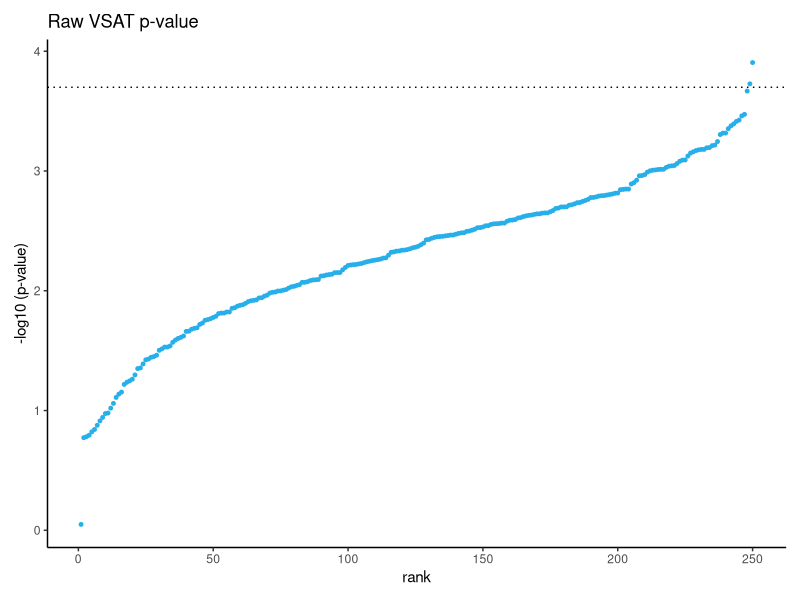
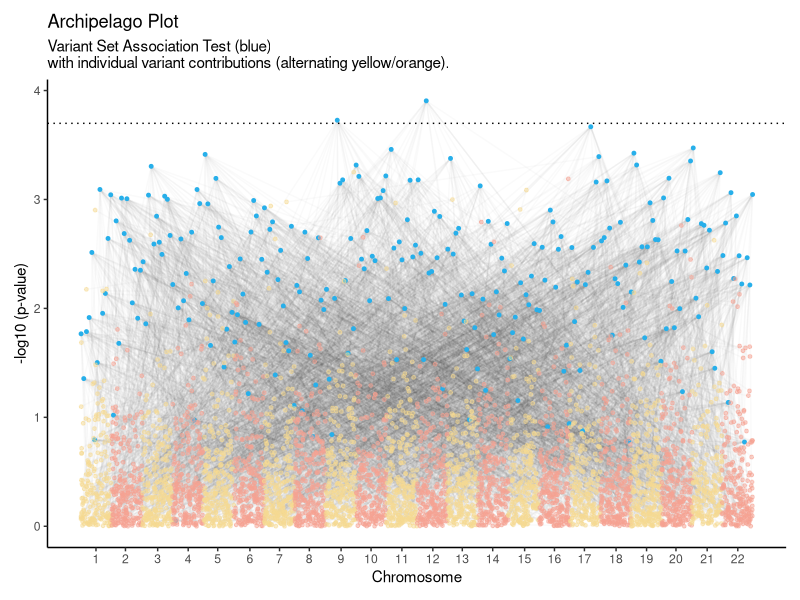
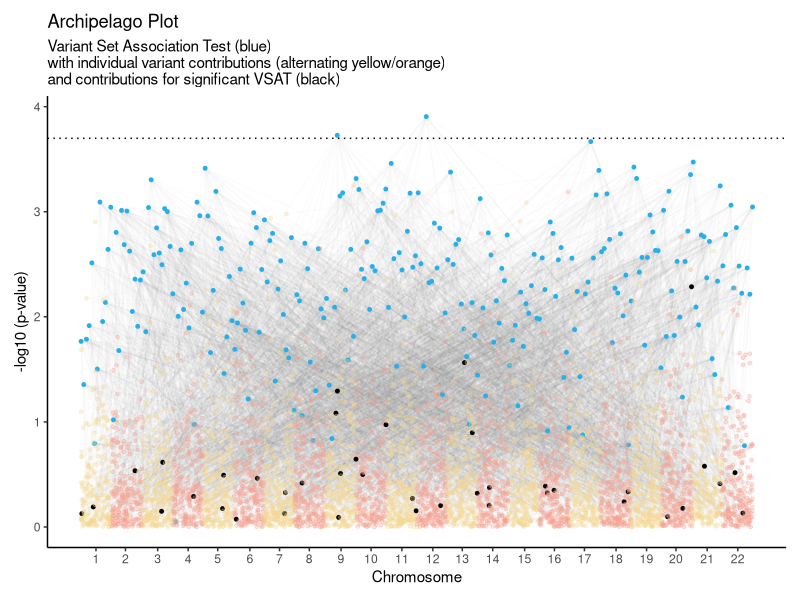
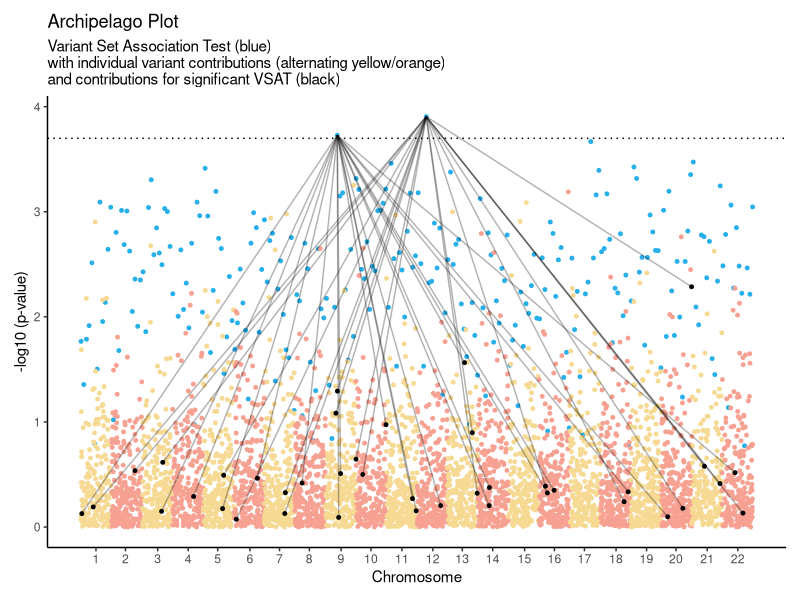
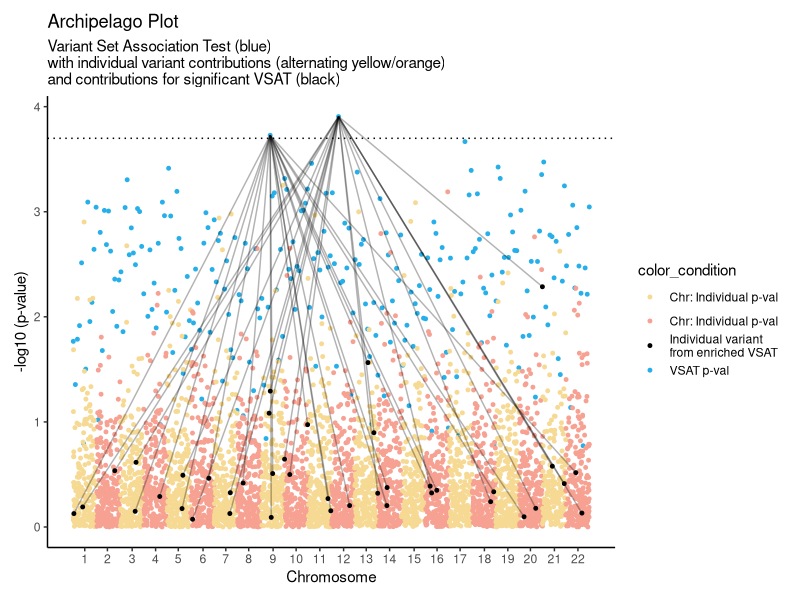
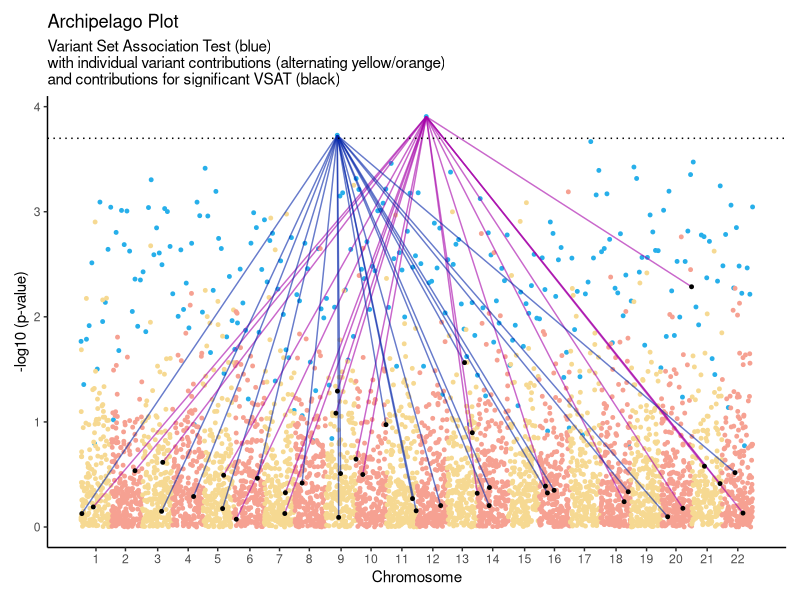
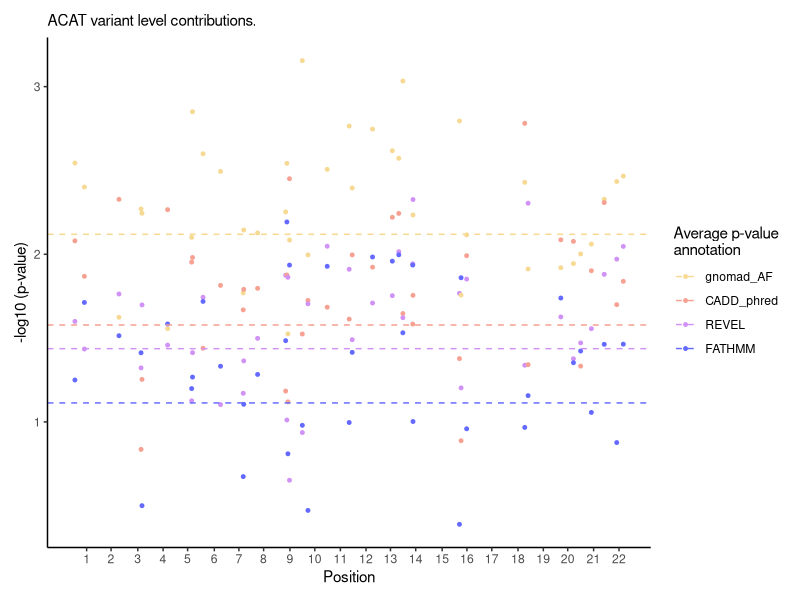
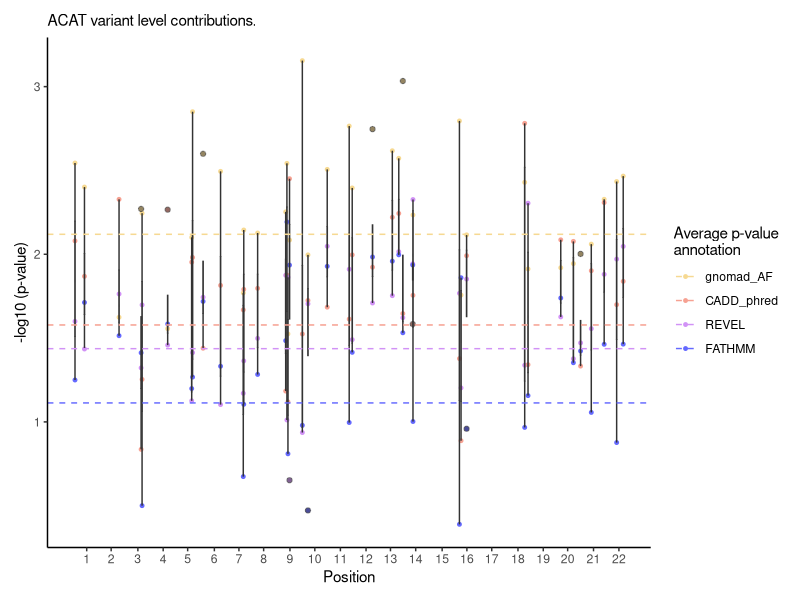

The R source for these figures, in order:
library(ggplot2)
library(dplyr)

# Set data ----
# Set seed for reproducibility
set.seed(123)

mulitpier <- 5000
first <- 1
last <- mulitpier # Number of variants
MCLID_max <- (mulitpier/20)
crit_val <- .05/MCLID_max
pval_max <- 1
pval_min1 <- .05/10
pval_min2 <- .05/100

# Sample df1: random numbers from a log-normal distribution
df1 <- data.frame(
	MCLID = seq(1, MCLID_max, by = 1),
	P = rlnorm(MCLID_max, meanlog = log(pval_min1), sdlog = 1.6)
)

head(df1$P)
df1$P <- -log10(df1$P)
head(df1$P)

# Sample df2: random from range
d <- data.frame(
	MCLID = rep(seq(1, MCLID_max, by = 1), each = 1),
	BP = sample(1:1e6, last, replace = TRUE), 
	P = runif(last, pval_min2, pval_max),
	CHR = sample(1:22, last, replace = TRUE)  # Chromosome numbers 1-22
)

d$SNP <- d$BP # this can be modified for multiallelic sites

d$P <- -log10(d$P)
d <- d[order(d$CHR, d$BP), ]
d$index=NA
ind = 0
for (i in unique(d$CHR)){
	ind = ind + 1
	d[d$CHR==i,]$index = ind
}
d$index = rep.int(seq_along(unique(d$CHR)), times = tapply(d$BP,d$CHR,length))  # replcace the for loop of line 92-96 to improve efficiency

nchr = length(unique(d$CHR))
d$pos=NA

# The following code block replaces my old method - to more closely match qqman - to make it easier to integrate in future.
# if (nchr==1) { ## For a single chromosome
# 	## Uncomment the next two linex to plot single chr results in Mb
# 	#options(scipen=999)
# 	#d$pos=d$BP/1e6
# 	# d$pos=d$BP
# 	# #  ticks=floor(length(d$pos))/2+1          ## unused, from code line: 169
# 	# xlabel = paste('Chromosome',unique(d$CHR),'position')
# 	#  labs = ticks          ## unused, from code line: 169
# } else { ## For multiple chromosomes
	lastbase=0
	ticks=NULL
	for (i in unique(d$index)) {
		if (i==1) {
			d[d$index==i, ]$pos=d[d$index==i, ]$BP
		} else {
			## chromosome position maybe not start at 1, eg. 9999. So gaps may be produced. 
			lastbase = lastbase +max(d[d$index==(i-1),"BP"])   # replace line 128
			d[d$index == i,"BP"] = d[d$index == i,"BP"]-min(d[d$index==i,"BP"]) +1
			d[d$index == i, "pos"] = d[d$index == i,"BP"] + lastbase    # replace line 129
			# lastbase=lastbase+tail(subset(d,index==i-1)$BP, 1)
			# d[d$index==i, ]$pos=d[d$index==i, ]$BP+lastbase
			
		}
		# Old way: assumes SNPs evenly distributed
		# ticks=c(ticks, d[d$index==i, ]$pos[floor(length(d[d$index==i, ]$pos)/2)+1])
		# New way: doesn't make that assumption
		# ticks = c(ticks, (min(d[d$index == i,]$pos) + max(d[d$index == i,]$pos))/2 + 1)  # see line 136, to reduce the burden of for loop 
	}
	ticks <-tapply(d$pos,d$index,quantile,probs=0.5)   # replace line 135
	xlabel = 'Chromosome'
	labs <- unique(d$CHR)
# }

# Merging df1 and df2
merged_df <- bind_rows(df1, d)

# Add a new column to specify variant_set points
merged_df$metric <- ifelse(is.na(merged_df$BP), "variant_set", "variant")

# Calculate the total of locations per MCLID
pos_sum <- aggregate(merged_df$pos, by=list(merged_df$MCLID), FUN=sum, na.rm=TRUE)

# Rank MCLID by the sum of locations
pos_sum$rank <- rank(pos_sum$x) 

# Calculate the average location within each MCLID group from the original dataframe
average_pos <- aggregate(merged_df$pos, by=list(merged_df$MCLID), FUN=mean, na.rm=TRUE)

# Replace NA locations with the average location of their MCLID group
merged_df$pos[is.na(merged_df$pos)] <- average_pos$x[match(merged_df$MCLID[is.na(merged_df$pos)], average_pos$Group.1)]

# Create a new grouping variable
merged_df$grouping <- with(merged_df, ave(pos, MCLID, FUN = function(x) cumsum(!is.na(x))))



# Get a simple ordered distribution of variant_set p value positions for the x-axis
# sort the "variant_set" group by "pos"
variant_set_sorted <- merged_df %>%
	filter(metric == "variant_set") %>%
	arrange(pos)

# create a sequence of evenly spaced numbers across the range of all "pos" values
even_pos <- seq(from = min(merged_df$pos),
					 to = max(merged_df$pos),
					 length.out = nrow(variant_set_sorted))

# assign these evenly spaced numbers to the "pos" column of the "variant_set" group
variant_set_sorted$pos <- even_pos

# replace the "pos" values in the original dataframe with these new evenly spaced numbers
merged_df <- merged_df %>%
	mutate(pos = ifelse(metric == "variant_set",
							  variant_set_sorted$pos[match(MCLID, variant_set_sorted$MCLID)],
							  pos))

# The previous 4 code chunks constructs a natural spread of positions for "variant_set". However, their positions are distributioned slightly atrificially to give a more even distribution in their true odeder. This is ideal for a dense network. If you have [1] a less dense network, [2] don't mind high-density clustiner at the genome center, [3] want to see the less dispersed distribution, just uncomment the next chuck to override the previous distribution version. 

# merged_df$pos <- ifelse(merged_df$metric == "variant_set",
# 								(merged_df$pos - min(merged_df$pos[merged_df$metric == "variant_set"])) /
# 									(max(merged_df$pos[merged_df$metric == "variant_set"]) - min(merged_df$pos[merged_df$metric == "variant_set"])) * max(d$pos),
# 								merged_df$pos)

# Add a new column for color groups
merged_df$color_group <- ifelse(merged_df$metric == "variant_set", "variant_set", 
										  ifelse(merged_df$CHR %% 2 == 0, "Chr_B", "Chr_A"))

# Create a dataframe with the mid-point of each chromosome
chromosome_ticks <- merged_df %>%
	filter(metric == "variant") %>%
	group_by(CHR) %>%
	summarise(mid_point = mean(pos))

# Split the data into variant_set and variant datasets
variant_set_data <- merged_df %>% filter(metric == "variant_set")
variant_data <- merged_df %>% filter(metric == "variant")

# Join the datasets to create a line dataset
line_data <- left_join(variant_data, variant_set_data, by = "MCLID", suffix = c("_variant", "_variant_set"))

# Raw plot ----
# 
raw <- merged_df %>% 
  filter(metric == "variant_set")
raw$rank <- rank(raw$P)

raw %>%
  ggplot() +
  geom_point(aes(x = rank, y = P), color='#27afea', size = 1) +
  ylab("-log10 (p-value)") +
  geom_hline(linetype="dotted", 
             yintercept=-log10(crit_val)) +
  theme_bw() +
  ggtitle("Raw VSAT p-value") + 
  theme(panel.grid.major = element_blank(),
        panel.grid.minor = element_blank(),
        panel.border = element_blank(),
        axis.line = element_line(color = "black"),
        plot.margin = margin(10, 10, 10, 10, "pt")) +
  guides(color = "none") 
ggsave("../images/raw_vsat_plot_250set_v1.pdf", width = 6, height = 4)

# Plot 1 ----
ggplot() +
	geom_segment(data = line_data, 
					 aes(x = pos_variant_set, xend = pos_variant, y = P_variant_set, yend = P_variant), alpha = 0.02) +
	geom_point(data = merged_df, aes(x = pos, y = P, color = color_group), size = 1, alpha = ifelse(merged_df$metric == "variant_set", 1, 0.5)) +
	scale_color_manual(values = c('#f6d992', '#f6a192', '#27afea')) +
	ylab("-log10 (p-value)") +
	xlab("Chromosome") +
	geom_hline(linetype="dotted", 
				  yintercept=-log10(crit_val)) +
	theme_bw() +
	ggtitle("Archipelago Plot") + 
	labs(subtitle = "Variant Set Association Test (blue)\nwith individual variant contributions (alternating yellow/orange).") +
	theme(panel.grid.major = element_blank(),
			panel.grid.minor = element_blank(),
			panel.border = element_blank(),
			axis.line = element_line(color = "black"),
			plot.margin = margin(10, 10, 10, 10, "pt")) +
	guides(color = "none")  + 
	scale_x_continuous(breaks = chromosome_ticks$mid_point, labels = chromosome_ticks$CHR)

ggsave("../images/Archipelago_plot_5kvar_250set_v3.pdf", width = 6, height = 4)

# Plot 2 ----
# Highlight individual variant contributions 
# Create a new variable 'color_condition' that checks the condition
merged_df <- 
	merged_df %>%
	group_by(MCLID) %>%
	mutate(color_condition = 
			 	ifelse(any(P > -log10(crit_val)) & metric == "variant", 
			 			 "condition_met", 
			 			 color_group))

# Change the alpha variable accordingly
merged_df$alpha <- ifelse(merged_df$color_condition == "condition_met", 1, ifelse(merged_df$metric == "variant_set", 1, 0.3))

# Plotting
ggplot() +
	geom_segment(data = line_data, 
					 aes(x = pos_variant_set, xend = pos_variant, y = P_variant_set, yend = P_variant), alpha = 0.01) +
	geom_point(data = merged_df, aes(x = pos, y = P, color = color_condition), size = 1, alpha = merged_df$alpha) +
	scale_color_manual(values = c('#f6d992', '#f6a192', 'black', '#27afea')) +
	ylab("-log10 (p-value)") +
	xlab("Chromosome") +
	geom_hline(linetype="dotted", 
				  yintercept=-log10(crit_val)) +
	theme_bw() +
	ggtitle("Archipelago Plot") + 
	labs(subtitle = "Variant Set Association Test (blue)\nwith individual variant contributions (alternating yellow/orange)\nand contributions for significant VSAT (black)") +
	theme(panel.grid.major = element_blank(),
			panel.grid.minor = element_blank(),
			panel.border = element_blank(),
			axis.line = element_line(color = "black"),
			plot.margin = margin(10, 10, 10, 10, "pt")) +
	guides(color = "none") + 
	scale_x_continuous(breaks = chromosome_ticks$mid_point, labels = chromosome_ticks$CHR)

ggsave("../images/Archipelago_plot_5kvar_250set_v2.pdf", width = 6, height = 4)

# Plot 4 ----
# Clearer condition_met layer
# Separate the points and lines that meet the condition
condition_met_points <- merged_df[merged_df$color_condition == "condition_met", ]
condition_met_lines <- line_data[line_data$MCLID %in% condition_met_points$MCLID, ]

# Plotting
p_arch <- 
	ggplot() +
	geom_point(data = merged_df[merged_df$color_condition != "condition_met", ], 
				  aes(x = pos, y = P, color = color_condition), size = 1) +
	geom_segment(data = condition_met_lines, 
					 aes(x = pos_variant_set, xend = pos_variant, y = P_variant_set, yend = P_variant), alpha = 0.3) +
	geom_point(data = condition_met_points, 
				  aes(x = pos, y = P, color = color_condition), size = 1, alpha = 1) +
	scale_color_manual(values = c('#f6d992', '#f6a192', 'black', '#27afea')) +
	ylab("-log10 (p-value)") +
	xlab("Chromosome") +
	geom_hline(linetype="dotted", 
				  yintercept=-log10(crit_val)) +
	theme_bw() +
	ggtitle("Archipelago Plot") + 
	labs(subtitle = "Variant Set Association Test (blue)\nwith individual variant contributions (alternating yellow/orange)\nand contributions for significant VSAT (black)") +
	theme(panel.grid.major = element_blank(),
			panel.grid.minor = element_blank(),
			panel.border = element_blank(),
			axis.line = element_line(color = "black"),
			plot.margin = margin(10, 10, 10, 10, "pt")) +
	guides(color = "none") +
	scale_x_continuous(breaks = chromosome_ticks$mid_point, labels = chromosome_ticks$CHR)

p_arch
ggsave("../images/Archipelago_plot_5kvar_250set_v1.pdf", width = 6, height = 4)



# Figure legend ----
p_arch_leg <- 
	ggplot() +
	geom_point(data = merged_df[merged_df$color_condition != "condition_met", ], 
				  aes(x = pos, y = P, color = color_condition), size = 1) +
	geom_segment(data = condition_met_lines, 
					 aes(x = pos_variant_set, xend = pos_variant, y = P_variant_set, yend = P_variant), alpha = 0.3) +
	geom_point(data = condition_met_points, 
				  aes(x = pos, y = P, color = color_condition), size = 1, alpha = 1) +
	scale_color_manual(values = c('#f6d992', '#f6a192', 'black', '#27afea'), labels= c("Chr: Individual p-val", "Chr: Individual p-val" ,"Individual variant\nfrom enriched VSAT","VSAT p-val")) +
	ylab("-log10 (p-value)") +
	xlab("Chromosome") +
	geom_hline(linetype="dotted", 
				  yintercept=-log10(crit_val)) +
	theme_bw() +
	ggtitle("Archipelago Plot") + 
	labs(subtitle = "Variant Set Association Test (blue)\nwith individual variant contributions (alternating yellow/orange)\nand contributions for significant VSAT (black)") +
	theme(panel.grid.major = element_blank(),
			panel.grid.minor = element_blank(),
			panel.border = element_blank(),
			axis.line = element_line(color = "black"),
			plot.margin = margin(10, 10, 10, 10, "pt")) +
	# guides(color = "none") + 
	scale_x_continuous(breaks = chromosome_ticks$mid_point, labels = chromosome_ticks$CHR)

p_arch_leg
ggsave("../images/Archipelago_plot_5kvar_250set_legend_v1.pdf", width = 8, height = 4)


# For more complex geom_segments we may need multi-color scale

# Plot 5 ----
ggplot() +
	geom_point(data = merged_df[merged_df$color_condition != "condition_met", ], 
				  aes(x = pos, y = P, color = color_condition), size = 1) +
	geom_segment(data = condition_met_lines, 
					 aes(x = pos_variant_set, xend = pos_variant, y = P_variant_set, yend = P_variant, color = as.factor(MCLID)), alpha = 0.6) +
	geom_point(data = condition_met_points, 
				  aes(x = pos, y = P, color = color_condition), size = 1, alpha = 1) +
	scale_color_manual(values = c('#0224a9', '#a602a9', '#f6d992', '#f6a192', 'black', '#27afea' )) +
	ylab("-log10 (p-value)") +
	xlab("Chromosome") +
	geom_hline(linetype="dotted", 
				  yintercept=-log10(crit_val)) +
	theme_bw() +
	ggtitle("Archipelago Plot") + 
	labs(subtitle = "Variant Set Association Test (blue)\nwith individual variant contributions (alternating yellow/orange)\nand contributions for significant VSAT (black)") +
	theme(panel.grid.major = element_blank(),
			panel.grid.minor = element_blank(),
			panel.border = element_blank(),
			axis.line = element_line(color = "black"),
			plot.margin = margin(10, 10, 10, 10, "pt")) +
	guides(color = "none") + 
	scale_x_continuous(breaks = chromosome_ticks$mid_point, labels = chromosome_ticks$CHR)
ggsave("../images/Archipelago_plot_5kvar_250set_seg_v1.pdf", width = 6, height = 4)


# ACAT plot ----
# Load necessary libraries
library(tidyverse)
set.seed(123)
# We will take our top hits from the previous example
df3 <- merged_df %>% filter(color_condition == "condition_met")
names(df3)

# And now generate some example p-value for each annotation layer
pval_min3 <- .05/10
pval_min4 <- .05/3
pval_min5 <- .05/2
pval_min6 <- .05/1

# Get the number of rows in the data frame
num_rows <- nrow(df3)

# Add the new p-values for each row
df3 <- df3 %>% 
	ungroup() %>%
	mutate(
		gnomad_AF =  rlnorm(num_rows, meanlog = log(pval_min3), sdlog = 1),
		CADD_phred = rlnorm(num_rows, meanlog = log(pval_min4), sdlog = 1),
		REVEL =      rlnorm(num_rows, meanlog = log(pval_min5), sdlog = 1),
		FATHMM =     rlnorm(num_rows, meanlog = log(pval_min6), sdlog = 1)
	)

# Pivot data to long format
df_long <- df3 %>%
	pivot_longer(cols = gnomad_AF:FATHMM,
					 names_to = "method",
					 values_to = "p_value")

# Create color groups based on method
df_long$P_annotation <- as.factor(df_long$method)

# Calculate averages
avg_p_values <- df_long %>%
	group_by(P_annotation) %>%
	summarise(avg_p_value = mean(p_value))

# Set the levels of P_annotation according to the order of avg_p_value
df_long$P_annotation <- factor(df_long$P_annotation, levels = avg_p_values$P_annotation[order(avg_p_values$avg_p_value)])

# Create ACAT plot
p_ACAT <- ggplot(df_long) +
	geom_point(aes(x = pos, y = -log10(p_value), color = P_annotation), size = 1, alpha = 1) +
	scale_color_manual(values =  c('#f6d992', '#f6a192', '#d192f6', '#6469ff'), name = "Average p-value\nannotation") +
	scale_x_continuous(breaks = chromosome_ticks$mid_point, labels = chromosome_ticks$CHR) +
	geom_hline(data = avg_p_values, aes(yintercept = -log10(avg_p_value), color = P_annotation), linetype="dashed", alpha = 1) +
	labs(subtitle = "ACAT variant level contributions.") +
	ylab("-log10 (p-value)") +
	xlab("Position") +
	theme_bw() +
	theme(panel.grid.major = element_blank(),
			panel.grid.minor = element_blank(),
			panel.border = element_blank(),
			axis.line = element_line(color = "black"),
			plot.margin = margin(10, 10, 10, 10, "pt")) 

p_ACAT
ggsave("../images/ACAT_5kvar_1set_40var_4anno_v1.pdf", width = 6, height = 4)


# Add a single-variant box/line
p_ACAT2 <- ggplot(df_long) +
	geom_point(aes(x = pos, y = -log10(p_value), color = P_annotation), size = 1, alpha = 1) +
	geom_boxplot(scale = "area", aes(x = pos, y = -log10(p_value), group = pos), alpha = 0.5) +
	scale_color_manual(values = c('#f6d992', '#f6a192', '#d192f6', '#6469ff'), name = "Average p-value\nannotation") +
	scale_x_continuous(breaks = chromosome_ticks$mid_point, labels = chromosome_ticks$CHR) +
	geom_hline(data = avg_p_values, aes(yintercept = -log10(avg_p_value), color = P_annotation), linetype="dashed", alpha = 1) +
	labs(subtitle = "ACAT variant level contributions.") +
	ylab("-log10 (p-value)") +
	xlab("Position") +
	theme_bw() +
	theme(panel.grid.major = element_blank(),
			panel.grid.minor = element_blank(),
			panel.border = element_blank(),
			axis.line = element_line(color = "black"),
			plot.margin = margin(10, 10, 10, 10, "pt")) 

p_ACAT2
ggsave("../images/ACAT_5kvar_1set_40var_4anno_v2.pdf", width = 6, height = 4)


# Save the arranged plots to a PDF
# ggsave("../images/ACAT_5kvar_1set_40var_4anno_v3.pdf")

# install.packages("patchwork")  # Uncomment if package is not installed yet
library(patchwork)

p_arch / p_ACAT / p_ACAT2 + plot_layout(guides = "collect")
ggsave("../images/stack_v1.pdf", width = 6, height = 9)



# Small version ----


library(ggplot2)
library(dplyr)

# Set data ----
# Set seed for reproducibility
set.seed(123)

mulitpier <- 500
first <- 1
last <- mulitpier # Number of variants
MCLID_max <- (mulitpier/20)
crit_val <- .05/MCLID_max
pval_max <- 1
pval_min1 <- .05/7
pval_min2 <- .05/10

# Sample df1: random numbers from a log-normal distribution
df1 <- data.frame(
	MCLID = seq(1, MCLID_max, by = 1),
	P = rlnorm(MCLID_max, meanlog = log(pval_min1), sdlog = 1)
)

head(df1$P)
df1$P <- -log10(df1$P)
head(df1$P)

# Sample df2: random from range
d <- data.frame(
	MCLID = rep(seq(1, MCLID_max, by = 1), each = 1),
	BP = sample(1:1e6, last, replace = TRUE), 
	P = runif(last, pval_min2, pval_max),
	CHR = sample(1:22, last, replace = TRUE)  # Chromosome numbers 1-22
)


d$SNP <- d$BP # this can be modified for multiallelic sites

d$P <- -log10(d$P)
d <- d[order(d$CHR, d$BP), ]
d$index=NA
ind = 0
for (i in unique(d$CHR)){
	ind = ind + 1
	d[d$CHR==i,]$index = ind
}
d$index = rep.int(seq_along(unique(d$CHR)), times = tapply(d$BP,d$CHR,length))  # replcace the for loop of line 92-96 to improve efficiency

nchr = length(unique(d$CHR))
d$pos=NA

# The following code block replaces my old method - to more closely match qqman - to make it easier to integrate in future.
# if (nchr==1) { ## For a single chromosome
# 	## Uncomment the next two linex to plot single chr results in Mb
# 	#options(scipen=999)
# 	#d$pos=d$BP/1e6
# 	# d$pos=d$BP
# 	# #  ticks=floor(length(d$pos))/2+1          ## unused, from code line: 169
# 	# xlabel = paste('Chromosome',unique(d$CHR),'position')
# 	#  labs = ticks          ## unused, from code line: 169
# } else { ## For multiple chromosomes
lastbase=0
ticks=NULL
for (i in unique(d$index)) {
	if (i==1) {
		d[d$index==i, ]$pos=d[d$index==i, ]$BP
	} else {
		## chromosome position maybe not start at 1, eg. 9999. So gaps may be produced. 
		lastbase = lastbase +max(d[d$index==(i-1),"BP"])   # replace line 128
		d[d$index == i,"BP"] = d[d$index == i,"BP"]-min(d[d$index==i,"BP"]) +1
		d[d$index == i, "pos"] = d[d$index == i,"BP"] + lastbase    # replace line 129
		# lastbase=lastbase+tail(subset(d,index==i-1)$BP, 1)
		# d[d$index==i, ]$pos=d[d$index==i, ]$BP+lastbase
		
	}
	# Old way: assumes SNPs evenly distributed
	# ticks=c(ticks, d[d$index==i, ]$pos[floor(length(d[d$index==i, ]$pos)/2)+1])
	# New way: doesn't make that assumption
	# ticks = c(ticks, (min(d[d$index == i,]$pos) + max(d[d$index == i,]$pos))/2 + 1)  # see line 136, to reduce the burden of for loop 
}
ticks <-tapply(d$pos,d$index,quantile,probs=0.5)   # replace line 135
xlabel = 'Chromosome'
labs <- unique(d$CHR)
# }

# Merging df1 and df2
merged_df <- bind_rows(df1, d)

# Add a new column to specify variant_set points
merged_df$metric <- ifelse(is.na(merged_df$BP), "variant_set", "variant")

# Calculate the total of locations per MCLID
pos_sum <- aggregate(merged_df$pos, by=list(merged_df$MCLID), FUN=sum, na.rm=TRUE)

# Rank MCLID by the sum of locations
pos_sum$rank <- rank(pos_sum$x) 

# Calculate the average location within each MCLID group from the original dataframe
average_pos <- aggregate(merged_df$pos, by=list(merged_df$MCLID), FUN=mean, na.rm=TRUE)

# Replace NA locations with the average location of their MCLID group
merged_df$pos[is.na(merged_df$pos)] <- average_pos$x[match(merged_df$MCLID[is.na(merged_df$pos)], average_pos$Group.1)]

# Create a new grouping variable
merged_df$grouping <- with(merged_df, ave(pos, MCLID, FUN = function(x) cumsum(!is.na(x))))



# Get a simple ordered distribution of variant_set p value positions for the x-axis
# sort the "variant_set" group by "pos"
variant_set_sorted <- merged_df %>%
	filter(metric == "variant_set") %>%
	arrange(pos)

# create a sequence of evenly spaced numbers across the range of all "pos" values
even_pos <- seq(from = min(merged_df$pos),
					 to = max(merged_df$pos),
					 length.out = nrow(variant_set_sorted))

# assign these evenly spaced numbers to the "pos" column of the "variant_set" group
variant_set_sorted$pos <- even_pos

# replace the "pos" values in the original dataframe with these new evenly spaced numbers
merged_df <- merged_df %>%
	mutate(pos = ifelse(metric == "variant_set",
							  variant_set_sorted$pos[match(MCLID, variant_set_sorted$MCLID)],
							  pos))

# The previous 4 code chunks constructs a natural spread of positions for "variant_set". However, their positions are distributioned slightly atrificially to give a more even distribution in their true odeder. This is ideal for a dense network. If you have [1] a less dense network, [2] don't mind high-density clustiner at the genome center, [3] want to see the less dispersed distribution, just uncomment the next chuck to override the previous distribution version. 

# merged_df$pos <- ifelse(merged_df$metric == "variant_set",
# 								(merged_df$pos - min(merged_df$pos[merged_df$metric == "variant_set"])) /
# 									(max(merged_df$pos[merged_df$metric == "variant_set"]) - min(merged_df$pos[merged_df$metric == "variant_set"])) * max(d$pos),
# 								merged_df$pos)

# Add a new column for color groups
merged_df$color_group <- ifelse(merged_df$metric == "variant_set", "variant_set", 
										  ifelse(merged_df$CHR %% 2 == 0, "Chr_B", "Chr_A"))

# Create a dataframe with the mid-point of each chromosome
chromosome_ticks <- merged_df %>%
	filter(metric == "variant") %>%
	group_by(CHR) %>%
	summarise(mid_point = mean(pos))

# Split the data into variant_set and variant datasets
variant_set_data <- merged_df %>% filter(metric == "variant_set")
variant_data <- merged_df %>% filter(metric == "variant")

# Join the datasets to create a line dataset
line_data <- left_join(variant_data, variant_set_data, by = "MCLID", suffix = c("_variant", "_variant_set"))

# Plot 1 ----
ggplot() +
	geom_segment(data = line_data, 
					 aes(x = pos_variant_set, xend = pos_variant, y = P_variant_set, yend = P_variant), alpha = 0.02) +
	geom_point(data = merged_df, aes(x = pos, y = P, color = color_group), size = 1, alpha = ifelse(merged_df$metric == "variant_set", 1, 0.5)) +
	scale_color_manual(values = c('#f6d992', '#f6a192', '#27afea')) +
	ylab("-log10 (p-value)") +
	xlab("Chromosome") +
	geom_hline(linetype="dotted", 
				  yintercept=-log10(crit_val)) +
	theme_bw() +
	ggtitle("Archipelago Plot") + 
	labs(subtitle = "Variant Set Association Test (blue)\nwith individual variant contributions (alternating yellow/orange).") +
	theme(panel.grid.major = element_blank(),
			panel.grid.minor = element_blank(),
			panel.border = element_blank(),
			axis.line = element_line(color = "black"),
			plot.margin = margin(10, 10, 10, 10, "pt")) +
	guides(color = "none")  + 
	scale_x_continuous(breaks = chromosome_ticks$mid_point, labels = chromosome_ticks$CHR)

ggsave("../images/Archipelago_plot_500var_25set_small_v3.pdf", width = 6, height = 4)

# Plot 2 ----
# Highlight individual variant contributions 
# Create a new variable 'color_condition' that checks the condition
merged_df <- 
	merged_df %>%
	group_by(MCLID) %>%
	mutate(color_condition = 
			 	ifelse(any(P > -log10(crit_val)) & metric == "variant", 
			 			 "condition_met", 
			 			 color_group))

# Change the alpha variable accordingly
merged_df$alpha <- ifelse(merged_df$color_condition == "condition_met", 1, ifelse(merged_df$metric == "variant_set", 1, 0.3))

# Plotting
ggplot() +
	geom_segment(data = line_data, 
					 aes(x = pos_variant_set, xend = pos_variant, y = P_variant_set, yend = P_variant), alpha = 0.01) +
	geom_point(data = merged_df, aes(x = pos, y = P, color = color_condition), size = 1, alpha = merged_df$alpha) +
	scale_color_manual(values = c('#f6d992', '#f6a192', 'black', '#27afea')) +
	ylab("-log10 (p-value)") +
	xlab("Chromosome") +
	geom_hline(linetype="dotted", 
				  yintercept=-log10(crit_val)) +
	theme_bw() +
	ggtitle("Archipelago Plot") + 
	labs(subtitle = "Variant Set Association Test (blue)\nwith individual variant contributions (alternating yellow/orange)\nand contributions for significant VSAT (black)") +
	theme(panel.grid.major = element_blank(),
			panel.grid.minor = element_blank(),
			panel.border = element_blank(),
			axis.line = element_line(color = "black"),
			plot.margin = margin(10, 10, 10, 10, "pt")) +
	guides(color = "none") + 
	scale_x_continuous(breaks = chromosome_ticks$mid_point, labels = chromosome_ticks$CHR)

ggsave("../images/Archipelago_plot_500var_25set_small_v2.pdf", width = 6, height = 4)

# Plot 4 ----
# Clearer condition_met layer
# Separate the points and lines that meet the condition
condition_met_points <- merged_df[merged_df$color_condition == "condition_met", ]
condition_met_lines <- line_data[line_data$MCLID %in% condition_met_points$MCLID, ]

# Plotting
p_arch <- 
	ggplot() +
	geom_point(data = merged_df[merged_df$color_condition != "condition_met", ], 
				  aes(x = pos, y = P, color = color_condition), size = 1) +
	geom_segment(data = condition_met_lines, 
					 aes(x = pos_variant_set, xend = pos_variant, y = P_variant_set, yend = P_variant), alpha = 0.3) +
	geom_point(data = condition_met_points, 
				  aes(x = pos, y = P, color = color_condition), size = 1, alpha = 1) +
	scale_color_manual(values = c('#f6d992', '#f6a192', 'black', '#27afea')) +
	ylab("-log10 (p-value)") +
	xlab("Chromosome") +
	geom_hline(linetype="dotted", 
				  yintercept=-log10(crit_val)) +
	theme_bw() +
	ggtitle("Archipelago Plot") + 
	labs(subtitle = "Variant Set Association Test (blue)\nwith individual variant contributions (alternating yellow/orange)\nand contributions for significant VSAT (black)") +
	theme(panel.grid.major = element_blank(),
			panel.grid.minor = element_blank(),
			panel.border = element_blank(),
			axis.line = element_line(color = "black"),
			plot.margin = margin(10, 10, 10, 10, "pt")) +
	guides(color = "none") + 
	scale_x_continuous(breaks = chromosome_ticks$mid_point, labels = chromosome_ticks$CHR)

p_arch
ggsave("../images/Archipelago_plot_500var_25set_small_v1.pdf", width = 6, height = 4)


